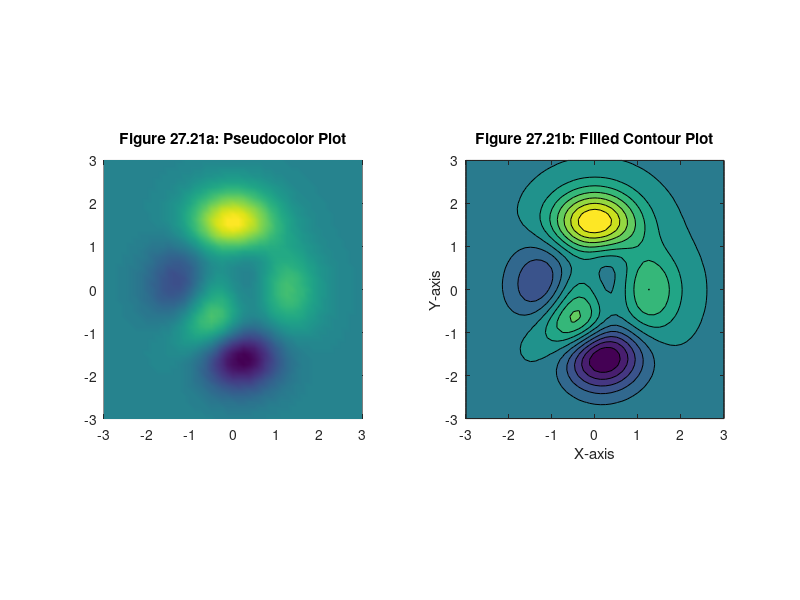

Write MATLAB code to recreate this figure.
[X,Y,Z] = peaks;

subplot(1,2,1)
pcolor(X,Y,Z)
shading interp  % remove the grid lines
axis square
title('Figure 27.21a: Pseudocolor Plot')
subplot(1,2,2)
contourf(X,Y,Z,12) % filled contour plot with 12 contours
axis square
xlabel('X-axis'), ylabel('Y-axis')
title('Figure 27.21b: Filled Contour Plot')
